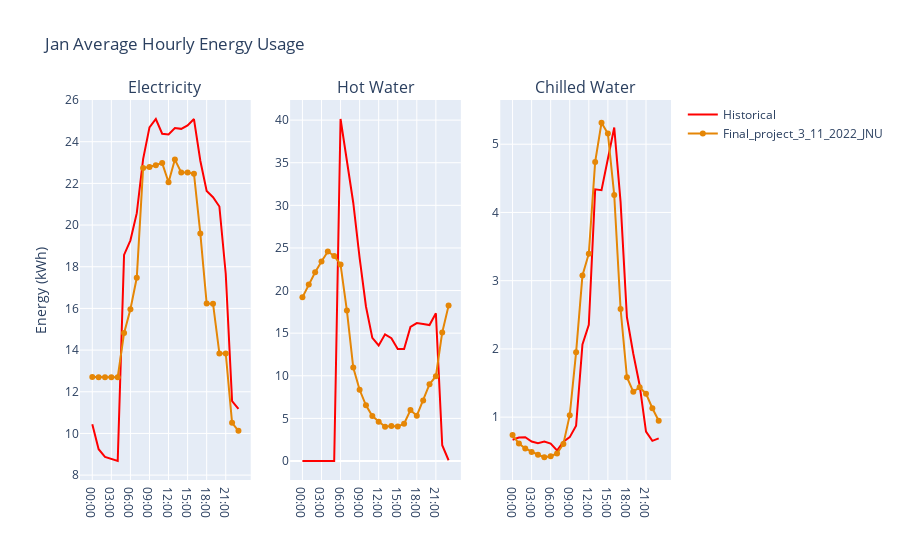

Source (notebook cell):
### Code cell
# plot a given month 
c.plot_datasets_monthly_by_hour(1, "Jan")

### Figure 1 — Plotly figure (JSON) as saved in the notebook; plotly's stock layout.template omitted (floating-point values rounded to 4 significant figures)
{"data": [{"legendgroup": "Months", "line": {"color": "red"}, "mode": "lines", "name": "Historical", "showlegend": true, "type": "scatter", "x": ["00:00", "01:00", "02:00", "03:00", "04:00", "05:00", "06:00", "07:00", "08:00", "09:00", "10:00", "11:00", "12:00", "13:00", "14:00", "15:00", "16:00", "17:00", "18:00", "19:00", "20:00", "21:00", "22:00", "23:00"], "xaxis": "x", "y": [10.45, 9.242, 8.875, 8.783, 8.677, 18.57, 19.27, 20.57, 23.17, 24.69, 25.09, 24.38, 24.35, 24.66, 24.62, 24.78, 25.09, 23.09, 21.63, 21.34, 20.89, 17.66, 11.56, 11.18], "yaxis": "y"}, {"legendgroup": "Months", "line": {"color": "red"}, "mode": "lines", "name": "Historical", "showlegend": false, "type": "scatter", "x": ["00:00", "01:00", "02:00", "03:00", "04:00", "05:00", "06:00", "07:00", "08:00", "09:00", "10:00", "11:00", "12:00", "13:00", "14:00", "15:00", "16:00", "17:00", "18:00", "19:00", "20:00", "21:00", "22:00", "23:00"], "xaxis": "x2", "y": [0.01421, 0, 0, 0, 0, 0, 40.13, 34.96, 30.3, 23.84, 18.13, 14.45, 13.56, 14.87, 14.41, 13.14, 13.15, 15.72, 16.19, 16.07, 15.95, 17.34, 1.852, 0.08734], "yaxis": "y2"}, {"legendgroup": "Months", "line": {"color": "red"}, "mode": "lines", "name": "Historical", "showlegend": false, "type": "scatter", "x": ["00:00", "01:00", "02:00", "03:00", "04:00", "05:00", "06:00", "07:00", "08:00", "09:00", "10:00", "11:00", "12:00", "13:00", "14:00", "15:00", "16:00", "17:00", "18:00", "19:00", "20:00", "21:00", "22:00", "23:00"], "xaxis": "x3", "y": [0.6681, 0.7011, 0.7056, 0.643, 0.618, 0.6412, 0.6116, 0.5108, 0.6405, 0.7064, 0.8753, 2.065, 2.352, 4.338, 4.326, 4.809, 5.245, 4.151, 2.463, 1.929, 1.468, 0.7885, 0.6523, 0.6879], "yaxis": "y3"}, {"legendgroup": "Months", "line": {"color": "rgb(229, 134, 6)"}, "mode": "lines+markers", "name": "Final_project_3_11_2022_JNU", "showlegend": true, "type": "scatter", "x": ["00:00", "01:00", "02:00", "03:00", "04:00", "05:00", "06:00", "07:00", "08:00", "09:00", "10:00", "11:00", "12:00", "13:00", "14:00", "15:00", "16:00", "17:00", "18:00", "19:00", "20:00", "21:00", "22:00", "23:00"], "xaxis": "x", "y": [12.71, 12.7, 12.7, 12.7, 12.7, 14.81, 15.96, 17.47, 22.74, 22.79, 22.88, 22.97, 22.05, 23.14, 22.53, 22.52, 22.46, 19.6, 16.23, 16.23, 13.84, 13.83, 10.51, 10.12], "yaxis": "y"}, {"legendgroup": "Months", "line": {"color": "rgb(229, 134, 6)"}, "mode": "lines+markers", "name": "Final_project_3_11_2022_JNU", "showlegend": false, "type": "scatter", "x": ["00:00", "01:00", "02:00", "03:00", "04:00", "05:00", "06:00", "07:00", "08:00", "09:00", "10:00", "11:00", "12:00", "13:00", "14:00", "15:00", "16:00", "17:00", "18:00", "19:00", "20:00", "21:00", "22:00", "23:00"], "xaxis": "x2", "y": [19.2, 20.7, 22.14, 23.41, 24.58, 24.06, 23.05, 17.65, 10.96, 8.359, 6.529, 5.277, 4.616, 4.012, 4.096, 4.037, 4.379, 5.981, 5.312, 7.106, 9.013, 9.945, 15.08, 18.23], "yaxis": "y2"}, {"legendgroup": "Months", "line": {"color": "rgb(229, 134, 6)"}, "mode": "lines+markers", "name": "Final_project_3_11_2022_JNU", "showlegend": false, "type": "scatter", "x": ["00:00", "01:00", "02:00", "03:00", "04:00", "05:00", "06:00", "07:00", "08:00", "09:00", "10:00", "11:00", "12:00", "13:00", "14:00", "15:00", "16:00", "17:00", "18:00", "19:00", "20:00", "21:00", "22:00", "23:00"], "xaxis": "x3", "y": [0.7363, 0.6138, 0.5407, 0.4895, 0.4483, 0.412, 0.4279, 0.4673, 0.6067, 1.029, 1.95, 3.077, 3.396, 4.74, 5.315, 5.156, 4.256, 2.584, 1.585, 1.372, 1.438, 1.344, 1.13, 0.9478], "yaxis": "y3"}], "layout": {"annotations": [{"font": {"size": 16}, "showarrow": false, "text": "Electricity", "x": 0.1444, "xanchor": "center", "xref": "paper", "y": 1, "yanchor": "bottom", "yref": "paper"}, {"font": {"size": 16}, "showarrow": false, "text": "Hot Water", "x": 0.5, "xanchor": "center", "xref": "paper", "y": 1, "yanchor": "bottom", "yref": "paper"}, {"font": {"size": 16}, "showarrow": false, "text": "Chilled Water", "x": 0.8556, "xanchor": "center", "xref": "paper", "y": 1, "yanchor": "bottom", "yref": "paper"}], "title": {"text": "Jan Average Hourly Energy Usage"}, "xaxis": {"anchor": "y", "domain": [0, 0.2889]}, "xaxis2": {"anchor": "y2", "domain": [0.3556, 0.6444]}, "xaxis3": {"anchor": "y3", "domain": [0.7111, 1]}, "yaxis": {"anchor": "x", "domain": [0, 1], "title": {"text": "Energy (kWh)"}}, "yaxis2": {"anchor": "x2", "domain": [0, 1]}, "yaxis3": {"anchor": "x3", "domain": [0, 1]}}}
